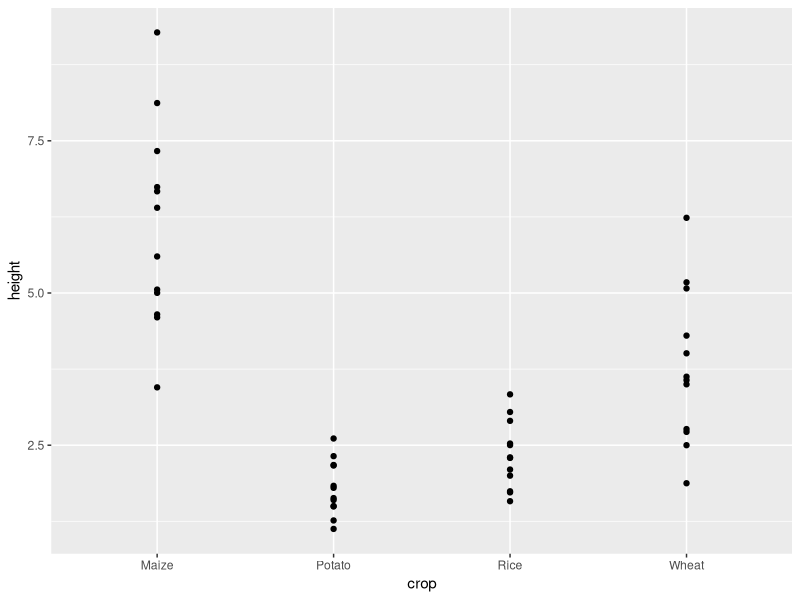
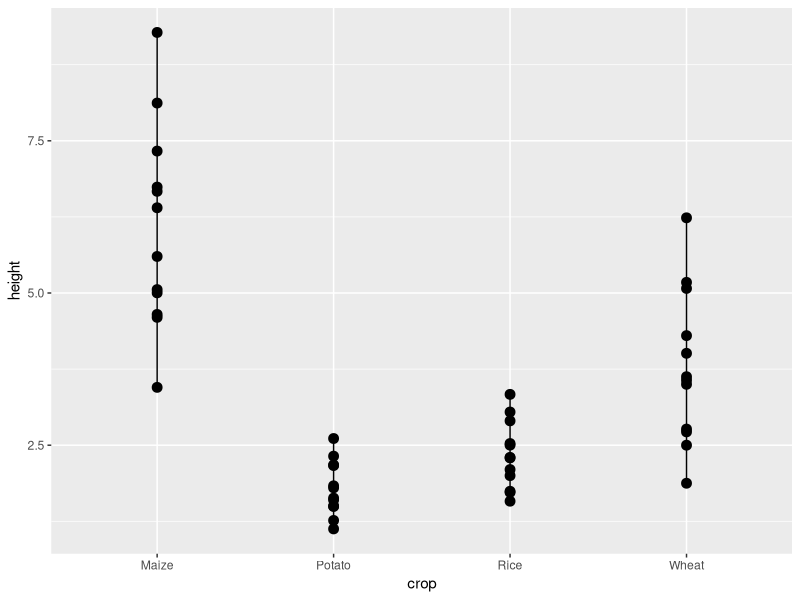
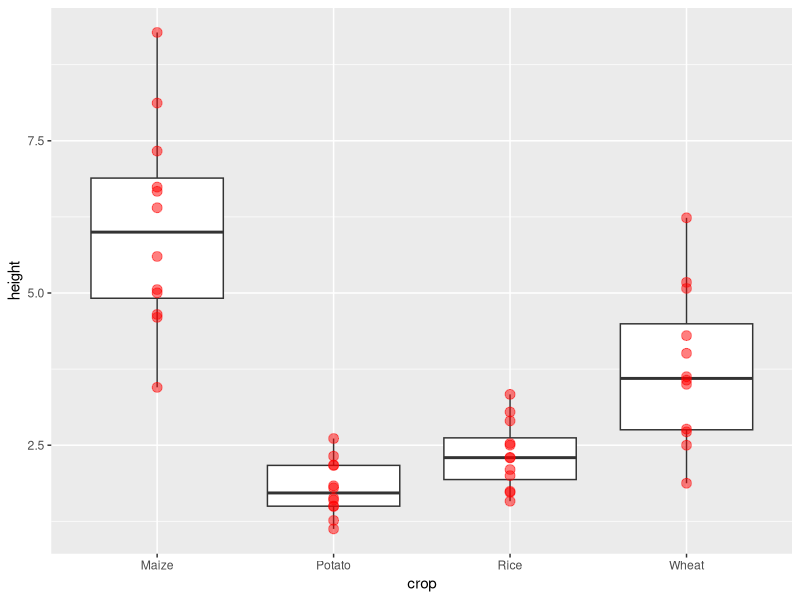
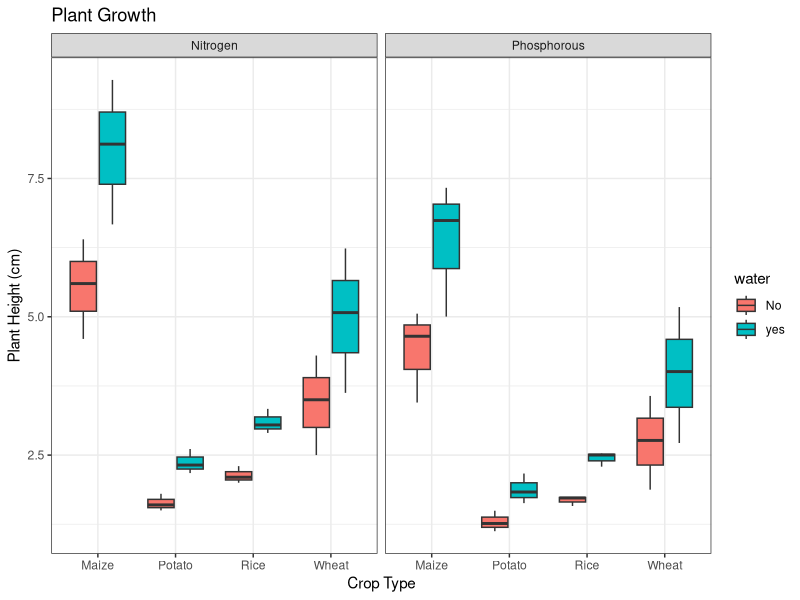

Write the R code that produced these figures, in order. (Note: this script raises an error after producing the figures.)
install.packages("ggplot2", dependencies=TRUE)
library(ggplot2)

library(readxl)
x <- read_excel("ggdata.xlsx", sheet = "gg1", 
                     col_types = c("text", "numeric", "text", 
                                   "text"))
View(x)

ggplot(data = x, mapping = aes(x=crop, y=height))+ geom_point()

ggplot(x, aes(crop, height))+ geom_point(size=3)+ geom_line()

ggplot(x, aes(crop, height))+ geom_boxplot()+ geom_point(size=3, colour="red", alpha=0.5)

ggplot(x, aes(crop, height, fill=water))+
  geom_boxplot()+ facet_wrap(~fert.type)+
  labs(x="Crop Type", y="Plant Height (cm)", title="Plant Growth")+
  theme_bw()+ 
  ggsave("ggplot1.tiff", units = "in", width = 8, height = 6, dpi = 300, compression = "lzw")

ggplot(x, aes(crop, height, fill=water))+
  geom_boxplot()+ 
  facet_wrap(~fert.type)+
  labs(x="Crop Type", y="Plant Height (cm)", 
       title="Plant Growth")+
  theme_bw()+ 
  coord_flip()+
  ggsave("ggplot1(flip).tiff", units = "in", width = 8, height = 4, dpi = 300, compression = "lzw")  
